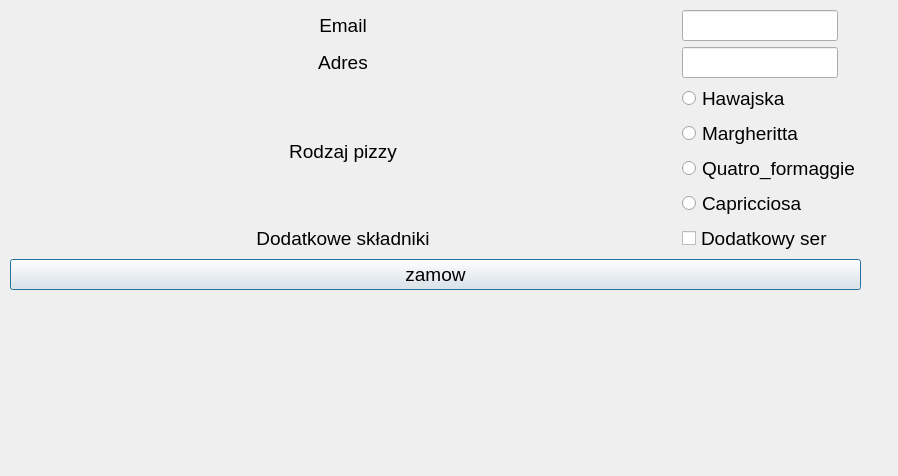
<?xml version="1.0" encoding="UTF-8"?>
<ui version="4.0">
 <class>Dialog</class>
 <widget class="QDialog" name="Dialog">
  <property name="geometry">
   <rect>
    <x>0</x>
    <y>0</y>
    <width>898</width>
    <height>476</height>
   </rect>
  </property>
  <property name="font">
   <font>
    <pointsize>14</pointsize>
   </font>
  </property>
  <property name="windowTitle">
   <string>Dialog</string>
  </property>
  <widget class="QWidget" name="gridLayoutWidget">
   <property name="geometry">
    <rect>
     <x>10</x>
     <y>10</y>
     <width>851</width>
     <height>331</height>
    </rect>
   </property>
   <layout class="QGridLayout" name="gridLayout">
    <item row="2" column="2">
     <layout class="QVBoxLayout" name="verticalLayout">
      <item>
       <widget class="QRadioButton" name="hawajska">
        <property name="text">
         <string>Hawajska</string>
        </property>
       </widget>
      </item>
      <item>
       <widget class="QRadioButton" name="margharitta">
        <property name="text">
         <string>Margheritta</string>
        </property>
       </widget>
      </item>
      <item>
       <widget class="QRadioButton" name="Quatro_formaggie">
        <property name="text">
         <string>Quatro_formaggie</string>
        </property>
       </widget>
      </item>
      <item>
       <widget class="QRadioButton" name="Capricciosa">
        <property name="text">
         <string>Capricciosa</string>
        </property>
       </widget>
      </item>
     </layout>
    </item>
    <item row="3" column="1">
     <widget class="QLabel" name="label_4">
      <property name="text">
       <string>Dodatkowe składniki</string>
      </property>
      <property name="alignment">
       <set>Qt::AlignCenter</set>
      </property>
     </widget>
    </item>
    <item row="1" column="1">
     <widget class="QLabel" name="label_2">
      <property name="text">
       <string>Adres</string>
      </property>
      <property name="alignment">
       <set>Qt::AlignCenter</set>
      </property>
     </widget>
    </item>
    <item row="0" column="1">
     <widget class="QLabel" name="label">
      <property name="text">
       <string>Email</string>
      </property>
      <property name="alignment">
       <set>Qt::AlignCenter</set>
      </property>
     </widget>
    </item>
    <item row="1" column="2">
     <widget class="QLineEdit" name="adres">
      <property name="maximumSize">
       <size>
        <width>156</width>
        <height>16777215</height>
       </size>
      </property>
     </widget>
    </item>
    <item row="2" column="1">
     <widget class="QLabel" name="label_3">
      <property name="text">
       <string>Rodzaj pizzy</string>
      </property>
      <property name="alignment">
       <set>Qt::AlignCenter</set>
      </property>
     </widget>
    </item>
    <item row="3" column="2">
     <widget class="QCheckBox" name="ser">
      <property name="text">
       <string>Dodatkowy ser</string>
      </property>
     </widget>
    </item>
    <item row="4" column="1" colspan="2">
     <widget class="QPushButton" name="zamow">
      <property name="text">
       <string>zamow</string>
      </property>
     </widget>
    </item>
    <item row="0" column="2">
     <widget class="QLineEdit" name="email">
      <property name="maximumSize">
       <size>
        <width>156</width>
        <height>16777215</height>
       </size>
      </property>
     </widget>
    </item>
    <item row="5" column="1" colspan="2">
     <widget class="QLabel" name="result">
      <property name="font">
       <font>
        <pointsize>10</pointsize>
       </font>
      </property>
      <property name="text">
       <string/>
      </property>
     </widget>
    </item>
   </layout>
  </widget>
 </widget>
 <resources/>
 <connections/>
</ui>
